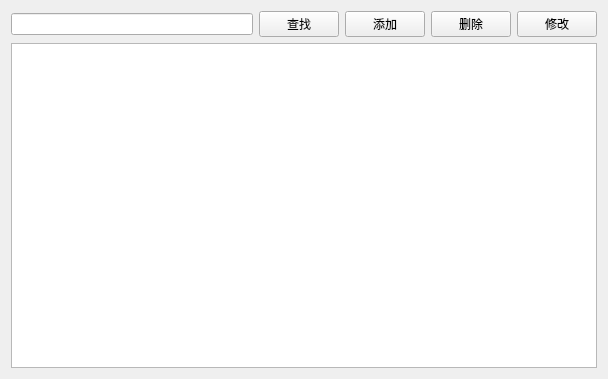
<?xml version="1.0" encoding="UTF-8"?>
<ui version="4.0">
 <class>PatientView</class>
 <widget class="QWidget" name="PatientView">
  <property name="geometry">
   <rect>
    <x>0</x>
    <y>0</y>
    <width>608</width>
    <height>379</height>
   </rect>
  </property>
  <property name="windowTitle">
   <string>患者管理</string>
  </property>
  <layout class="QVBoxLayout" name="verticalLayout">
   <item>
    <layout class="QHBoxLayout" name="horizontalLayout">
     <item>
      <widget class="QLineEdit" name="txtSearch">
       <property name="contextMenuPolicy">
        <enum>Qt::ContextMenuPolicy::CustomContextMenu</enum>
       </property>
      </widget>
     </item>
     <item>
      <widget class="QPushButton" name="btSearch">
       <property name="text">
        <string>查找</string>
       </property>
      </widget>
     </item>
     <item>
      <widget class="QPushButton" name="btAdd">
       <property name="text">
        <string>添加</string>
       </property>
      </widget>
     </item>
     <item>
      <widget class="QPushButton" name="btDelete">
       <property name="text">
        <string>删除</string>
       </property>
      </widget>
     </item>
     <item>
      <widget class="QPushButton" name="btEdit">
       <property name="text">
        <string>修改</string>
       </property>
      </widget>
     </item>
    </layout>
   </item>
   <item>
    <widget class="QTableView" name="tableView"/>
   </item>
  </layout>
 </widget>
 <resources/>
 <connections/>
</ui>
